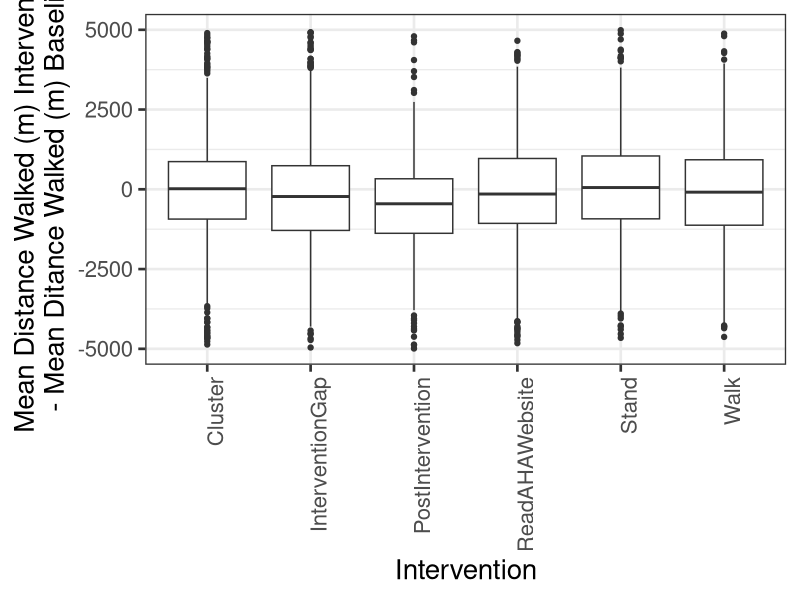
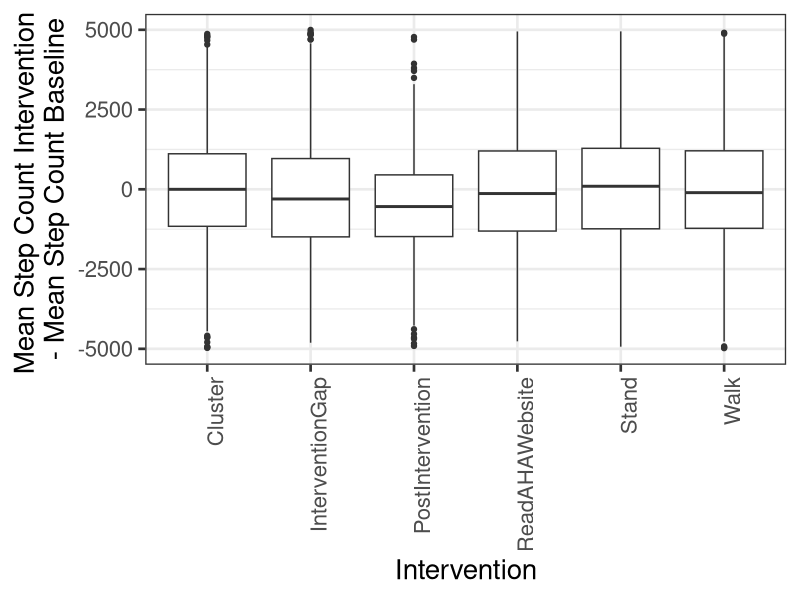

These charts were generated, in order, by the following R code:
rm(list=ls())
steps=read.table("HKQuantityTypeIdentifierStepCount.txt",header=TRUE,sep='\t')
dist=read.table("HKQuantityTypeIdentifierDistance.txt",header=TRUE,sep='\t')
library(ggplot2)
p_step=ggplot(data=steps,aes(x=Intervention,y=DeltaFromBaseline,group=Intervention))+
  geom_boxplot()+
  xlab("Intervention")+
  ylab("Mean Step Count Intervention \n- Mean Step Count Baseline")+
  theme_bw(20)+
  theme(axis.text.x = element_text(angle = 90, hjust = 1))+
  ylim(c(-5000,5000))

p_dist=ggplot(data=dist,aes(x=Intervention,y=DeltaFromBaseline,group=Intervention))+
  geom_boxplot()+
  xlab("Intervention")+
  ylab("Mean Distance Walked (m) Intervention \n- Mean Ditance Walked (m) Baseline")+
  theme_bw(20)+
  theme(axis.text.x = element_text(angle = 90, hjust = 1))+
  ylim(c(-5000,5000))

